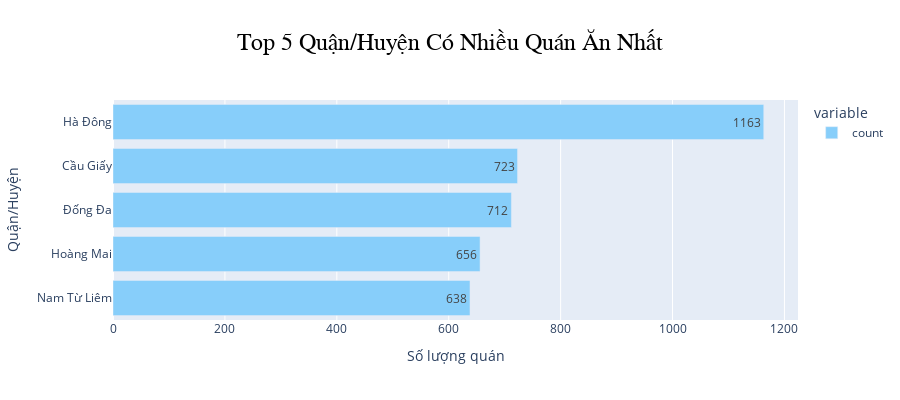

Notebook code cell kept with this figure:
### Code cell
import plotly.express as px

# Lấy top 5 quận có nhiều quán nhất
restaurant_by_district = restaurants_df["District"].value_counts().nlargest(5)

# Vẽ biểu đồ thanh ngang
fig = px.bar(
    restaurant_by_district[::-1],  # đảo để quận nhiều nằm trên cùng
    orientation='h',
    text=restaurant_by_district[::-1],
    labels={'value': 'Số lượng quán', 'index': 'Quận/Huyện'},
    title='Top 5 Quận/Huyện Có Nhiều Quán Ăn Nhất',
)

# Cài đặt hiển thị chữ và hover
fig.update_traces(
    texttemplate='%{text}',
    hovertemplate='Quận: %{x}<br>Số lượng quán: %{y}',
    marker_color='lightskyblue'
)

# Tùy chỉnh layout + font tiêu đề to và in đậm
fig.update_layout(
    xaxis_title='Số lượng quán',
    yaxis_title='Quận/Huyện',
    height=400,
    title_font=dict(size=24, family='Arial', color='black'),  # Kích thước tiêu đề và in đậm
    title_x=0.5  # Căn giữa tiêu đề
)

# Hiển thị
fig.show()

### Figure 1 — Plotly figure (JSON) as saved in the notebook; plotly's stock layout.template omitted (floating-point values rounded to 4 significant figures)
{"data": [{"alignmentgroup": "True", "hovertemplate": "Quận: %{x}<br>Số lượng quán: %{y}", "legendgroup": "count", "marker": {"color": "lightskyblue", "pattern": {"shape": ""}}, "name": "count", "offsetgroup": "count", "orientation": "h", "showlegend": true, "text": [638, 656, 712, 723, 1163], "textposition": "auto", "texttemplate": "%{text}", "type": "bar", "x": [638, 656, 712, 723, 1163], "xaxis": "x", "y": ["Nam Từ Liêm", "Hoàng Mai", "Đống Đa", "Cầu Giấy", "Hà Đông"], "yaxis": "y"}], "layout": {"barmode": "relative", "height": 400, "legend": {"title": {"text": "variable"}, "tracegroupgap": 0}, "title": {"font": {"color": "black", "family": "Arial", "size": 24}, "text": "Top 5 Quận/Huyện Có Nhiều Quán Ăn Nhất", "x": 0.5}, "xaxis": {"anchor": "y", "domain": [0, 1], "title": {"text": "Số lượng quán"}}, "yaxis": {"anchor": "x", "domain": [0, 1], "title": {"text": "Quận/Huyện"}}}}
